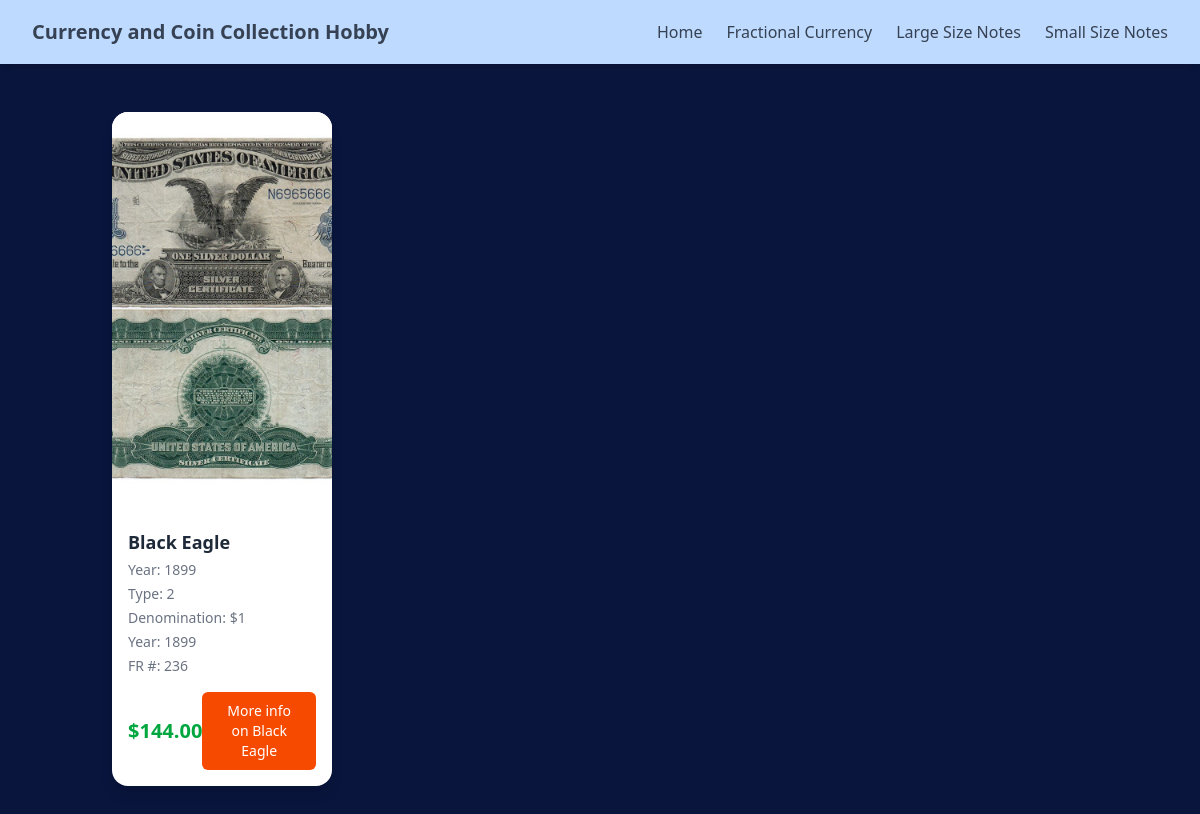
/large_size_notes/, run on an earlier commit of the app's database.
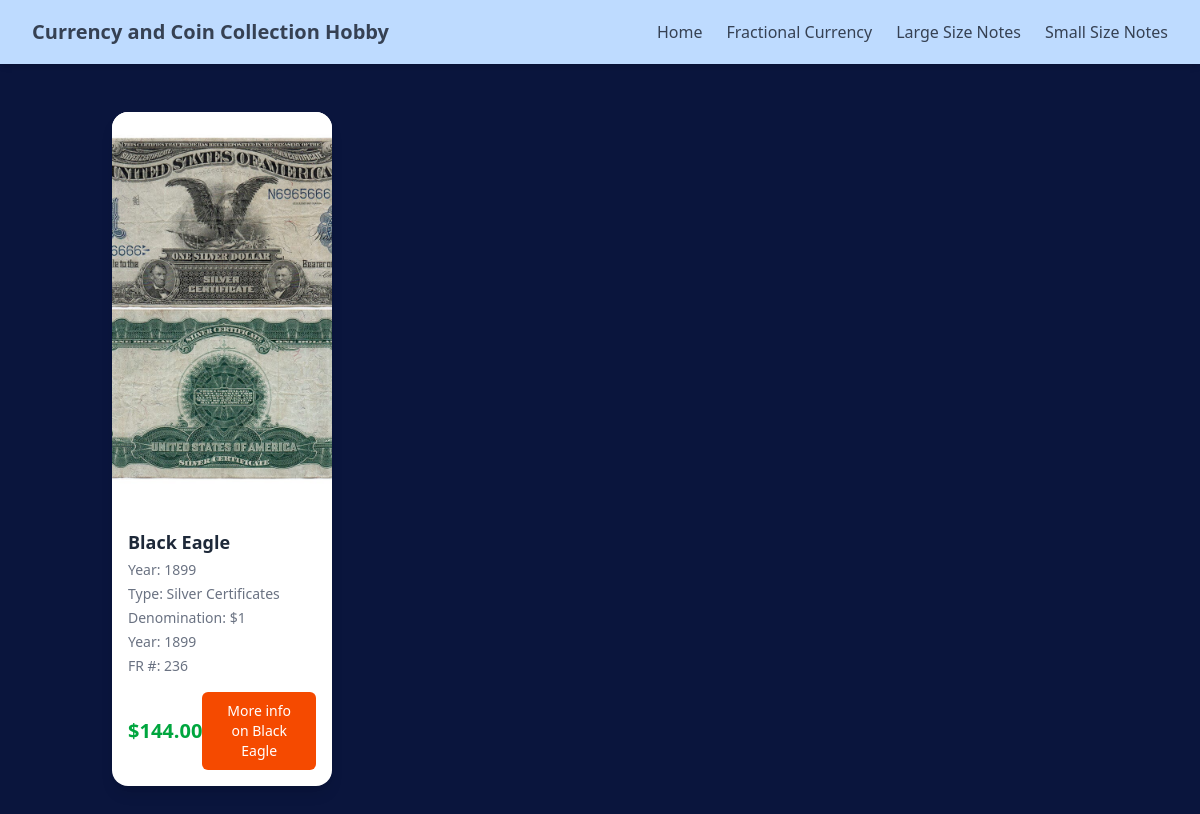
And on a later commit of the database.
### large_size_notes/models.py (models this page shows, shortened)
class largeSizeCurrencyVariety(models.Model):
    LARGE_SIZE_TYPE = [
        ('Gold Certificates', 'Gold Certificates'),
        ('Silver Certificates', 'Silver Certificates'),
        ('Legal Tender', 'Legal Tender'),
        ('Federal Reserve Bank Note', 'Federal Reserve Bank Note'),
        ('Federal Reserve Note5', 'Federal Reserve Note'),
        ('Treasury or Coin Note', 'Treasury or Coin Note'),
        ('National Bank Note', 'National Bank Note'),
    ]
    DENOMINATION = [
        ('$1',  'One Dollars'),
        ('$2',  'Two Dollars'),
        ('$5',  'Five Dollars'),
        ('$10', 'Ten Dollars'),
        ('$20', 'Twenty Dollars'),
        ('$50', 'Fifty Dollars'),
        ('$50', 'Hundred Dollars'),
    ]
    name = models.CharField(max_length=100)
    year = models.CharField(max_length=100, default='2025')
    fr_number = models.IntegerField(default=0, help_text="Fr Number.")
    serial_number = models.CharField(default='', max_length=32)
    price_paid = models.DecimalField(max_digits=10, decimal_places=2, default=0.00)
    image = models.ImageField(upload_to='large_size_notes_inventory/')
    date_added = models.DateTimeField(default=timezone.now)
    denomination = models.CharField(max_length=5, choices=DENOMINATION)
    type = models.CharField(max_length=25, choices=LARGE_SIZE_TYPE)
    description = models.TextField(default='')

### large_size_notes/views.py (the view)
# urls.py: path('', views.all_largesize_notes, name='all_large_size_notes'),
def all_largesize_notes(request):
    largenotes = largeSizeCurrencyVariety.objects.all()
    return render(request, 'large_size_notes/all_large_size.html', { 'largenotes': largenotes })

### large_size_notes/templates/large_size_notes/all_large_size.html (shortened to what this page needs)
{% extends "layout.html" %}
{% block content %}
<div class="container mx-auto px-6 py-12">
    <div class="grid gap-8 sm:grid-cols-2 md:grid-cols-3 lg:grid-cols-4">
        {% for largenote in largenotes  %}
            <div class="bg-white shadow-lg rounded-2xl overflow-hidden group hover:shadow-2xl transition-shadow duration-300">
                <div class="relative">
                    <img
                        src="{{largenote.image.url}}" alt="{{ largenote.name }}"
                        class="w-full h-100 object-cover group-hover:scale-105 transition-transform duration-300"
                    >
                </div>
                <div class="p-4">
                    <h3 class="text-lg font-semibold text-gray-800">{{ largenote.name }}</h3>
                    <p class="text-sm text-gray-500 line-clamp-2 mt-1">Year: {{ largenote.year }}</p>
                    <p class="text-sm text-gray-500 line-clamp-2 mt-1">Type: {{ largenote.type }}</p>
                    <p class="text-sm text-gray-500 line-clamp-2 mt-1">Denomination: {{ largenote.denomination }}</p>
                    <p class="text-sm text-gray-500 line-clamp-2 mt-1">Year: {{ largenote.year }}</p>
                    <p class="text-sm text-gray-500 line-clamp-2 mt-1">FR #: {{ largenote.fr_number }}</p>
                    <div class="mt-4 flex items-center justify-between">
                        <span class="text-xl font-bold text-green-600">${{ largenote.price_paid }}</span>
                        <a href="{% url 'largenote_detail' largenote.id %}">
                            <button
                                class="inline-flex items-center w-[100%] justify-center px-4 py-2 border border-transparent text-sm font-medium rounded-md
                                text-white bg-orange-600 hover:bg-amber-500 focus:outline-none focus:ring-2 focus:ring-offset-2 focus:ring-orange-500"
                            >
                               More info on {{largenote.name}}
                            </button>
                        </a>
                    </div>
                </div>
            </div>
        {% endfor %}
    </div>
</div>
{% endblock %}

What changed in the data, as far as the page shows it:
changed largeSizeCurrencyVariety "Black Eagle": type "2" → "Silver Certificates"
